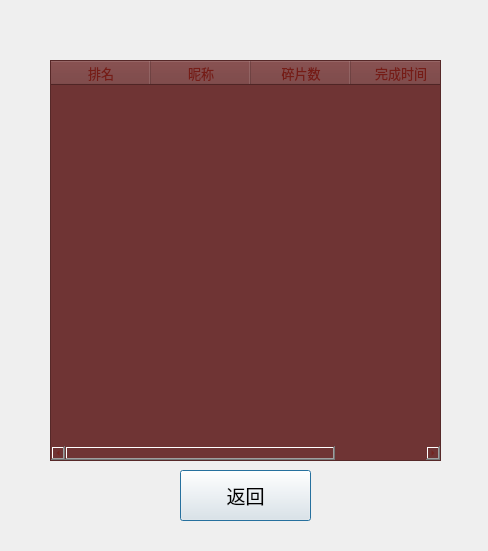
<?xml version="1.0" encoding="UTF-8"?>
<ui version="4.0">
 <class>LeaderboardDialog</class>
 <widget class="QDialog" name="LeaderboardDialog">
  <property name="geometry">
   <rect>
    <x>0</x>
    <y>0</y>
    <width>488</width>
    <height>551</height>
   </rect>
  </property>
  <property name="windowTitle">
   <string>排行榜</string>
  </property>
  <property name="styleSheet">
   <string notr="true">border-image: url(:/images/paihangbang.png);</string>
  </property>
  <property name="fixedSize" stdset="0">
   <size>
    <width>500</width>
    <height>400</height>
   </size>
  </property>
  <widget class="QTableWidget" name="tableWidget">
   <property name="geometry">
    <rect>
     <x>50</x>
     <y>60</y>
     <width>391</width>
     <height>401</height>
    </rect>
   </property>
   <property name="font">
    <font>
     <family>隶书</family>
     <pointsize>10</pointsize>
    </font>
   </property>
   <property name="styleSheet">
    <string notr="true">border-image: url(:/images/paihang.png);
background-color: rgb(111, 52, 52);
color: rgb(117, 28, 22);</string>
   </property>
   <property name="columnCount">
    <number>4</number>
   </property>
   <attribute name="horizontalHeaderVisible">
    <bool>true</bool>
   </attribute>
   <attribute name="horizontalHeaderStretchLastSection">
    <bool>false</bool>
   </attribute>
   <attribute name="verticalHeaderVisible">
    <bool>false</bool>
   </attribute>
   <attribute name="verticalHeaderHighlightSections">
    <bool>false</bool>
   </attribute>
   <column>
    <property name="text">
     <string>排名</string>
    </property>
    <property name="font">
     <font>
      <family>隶书</family>
      <pointsize>10</pointsize>
     </font>
    </property>
   </column>
   <column>
    <property name="text">
     <string>昵称</string>
    </property>
    <property name="font">
     <font>
      <family>隶书</family>
      <pointsize>10</pointsize>
     </font>
    </property>
   </column>
   <column>
    <property name="text">
     <string>碎片数</string>
    </property>
    <property name="font">
     <font>
      <family>隶书</family>
      <pointsize>10</pointsize>
     </font>
    </property>
   </column>
   <column>
    <property name="text">
     <string>完成时间</string>
    </property>
    <property name="font">
     <font>
      <family>隶书</family>
      <pointsize>10</pointsize>
     </font>
    </property>
   </column>
  </widget>
  <widget class="QPushButton" name="backBtn">
   <property name="geometry">
    <rect>
     <x>180</x>
     <y>470</y>
     <width>131</width>
     <height>51</height>
    </rect>
   </property>
   <property name="font">
    <font>
     <family>华文隶书</family>
     <pointsize>14</pointsize>
    </font>
   </property>
   <property name="styleSheet">
    <string notr="true">border-image: url(:/images/inputname1.png);</string>
   </property>
   <property name="text">
    <string>返回</string>
   </property>
  </widget>
 </widget>
 <resources/>
 <connections/>
</ui>
